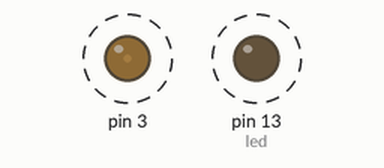
A sketch run on a simulated Arduino Uno, built with avr-gcc and run on an emulated ATmega328P. Shown: output pins drawn as LEDs (lit = HIGH). Dashed ring = blinking. What the sketch prints to the serial monitor is not drawn.

Above: at 0.05 s.
Timing chart, 0 to 4.7 s (numbered marks = the images above):
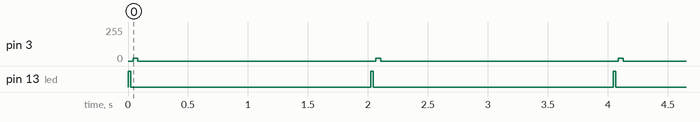

The sketch:

Ir16_duemilanove_transmit.ino
```cpp
#define SAMPLES 256
#define MAXTIME 10000000
#define MAXTIME_DATAGRAM_MS 32

#include <avr/interrupt.h>

#define CLKFUDGE 5      // fudge factor for clock interrupt overhead
#define CLK 256      // max value for clock (timer 2)
#define PRESCALE 8      // timer2 clock prescale
#define SYSCLOCK 16000000  // main Arduino clock
#define CLKSPERUSEC (SYSCLOCK/PRESCALE/1000000)   // timer clocks per microsecond

int led = 13;
unsigned int samples[SAMPLES];
int samplePos=0;

void mark(int time) {
  // Sends an IR mark for the specified number of microseconds.
  // The mark output is modulated at the PWM frequency.
  TCCR2A |= _BV(COM2B1); // Enable pin 3 PWM output
  delayMicroseconds(time);
}

/* Leave pin off for time (given in microseconds) */
void space(int time) {
  // Sends an IR space for the specified number of microseconds.
  // A space is no output, so the PWM output is disabled.
  TCCR2A &= ~(_BV(COM2B1)); // Disable pin 3 PWM output
  delayMicroseconds(time);
}

void enableIROut(int khz) {
  // Enables IR output.  The khz value controls the modulation frequency in kilohertz.
  // The IR output will be on pin 3 (OC2B).
  // This routine is designed for 36-40KHz; if you use it for other values, it's up to you
  // to make sure it gives reasonable results.  (Watch out for overflow / underflow / rounding.)
  // TIMER2 is used in phase-correct PWM mode, with OCR2A controlling the frequency and OCR2B
  // controlling the duty cycle.
  // There is no prescaling, so the output frequency is 16MHz / (2 * OCR2A)
  // To turn the output on and off, we leave the PWM running, but connect and disconnect the output pin.
  // A few hours staring at the ATmega documentation and this will all make sense.
  // See my Secrets of Arduino PWM at http://arcfn.com/2009/07/secrets-of-arduino-pwm.html for details.


  // Disable the Timer2 Interrupt (which is used for receiving IR)
  TIMSK2 &= ~_BV(TOIE2); //Timer2 Overflow Interrupt

  pinMode(3, OUTPUT);
  digitalWrite(3, LOW); // When not sending PWM, we want it low

  // COM2A = 00: disconnect OC2A
  // COM2B = 00: disconnect OC2B; to send signal set to 10: OC2B non-inverted
  // WGM2 = 101: phase-correct PWM with OCRA as top
  // CS2 = 000: no prescaling
  TCCR2A = _BV(WGM20);
  TCCR2B = _BV(WGM22) | _BV(CS20);

  // The top value for the timer.  The modulation frequency will be SYSCLOCK / 2 / OCR2A.
  OCR2A = SYSCLOCK / 2 / khz / 1000;
  OCR2B = OCR2A / 3; // 33% duty cycle
}

void setup() {
  Serial.begin(115200);
  while(!Serial);
  Serial.println("Ready DUEMILANOVE!");
  pinMode(led, OUTPUT);
  enableIROut(36);
}

void sendCommand(unsigned int power, int left, int right, int adjustments, boolean channelA, boolean ChannelB)
{
  unsigned char buffer[6];
  buffer[0]=power;
  buffer[1]=(channelA<<6 | ChannelB<< 5);
  buffer[2]=0;
  buffer[3]=0;

  buffer[4]=0;  // Checksum
  for (int t=0; t<4; t++)
    buffer[4]+=buffer[t];

  playBuffer(buffer, 5);
}

//   B   POWER 185    A 00    A 00  RL  00        OK  \./ 10011101 ['\/\./'\./\./]   00000100 [\/\/\./\/]         00000000 [\/\/\/\/]          00000000 [\/\/\/\/]          10011011 ['\/\./'\/'\./]

void playBuffer(unsigned char *buffer, int length)
{
  unsigned int waittime;
  int count=0;

  mark(800); // HEADER
  for (int t=0; t<length; t++) {

    for (int b=0; b<8;b++) {

      boolean bit_ = (buffer[t]>>b)&0x01;
      if (bit_%2)
        waittime = 800;
      else
        waittime = 400;

      if(++count%2)
       space(waittime);
      else
        mark(waittime);

    }
  }
  space(0); // OFF
}

unsigned char power = 0;
void playRandom()
{
  digitalWrite(led, HIGH);
  samplePos = SAMPLES;
  unsigned int counter = 0;

  //sendCommand(++power,0,0,0,1,0);

  sendCommand(185,0,0,0,0,1);

  space(0); // Just to be sure
  digitalWrite(led, LOW);
  delay(2000);
}

int count = 0;

void loop() {

  Serial.println(" test ");
  Serial.print(count, DEC);

  count++;

  playRandom();
}
```

Measured:
- by itself, pin 3: alternates 21/255 for 0.04 s and 0/255 for 2.0 s
- by itself, pin 13 (led): alternates HIGH for 0.02 s and LOW for 2.0 s
